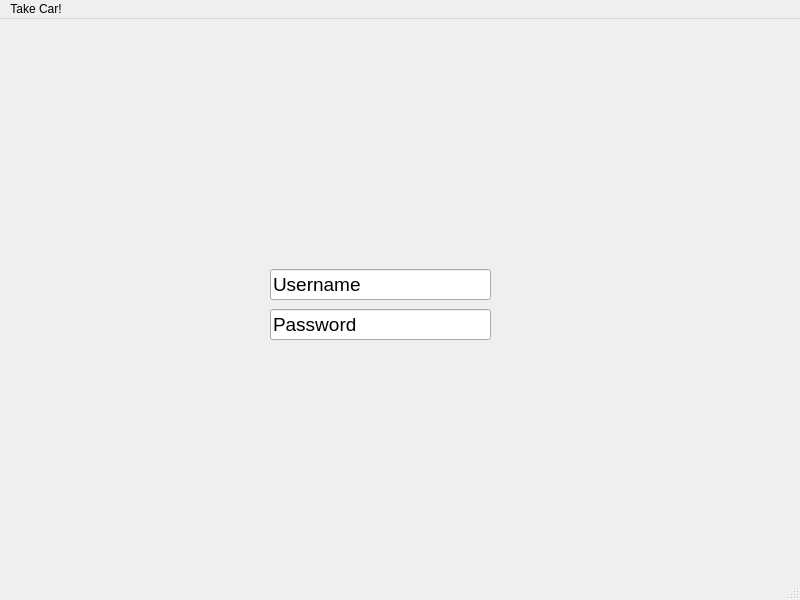
<?xml version="1.0" encoding="UTF-8"?>
<ui version="4.0">
 <class>MainWindow</class>
 <widget class="QMainWindow" name="MainWindow">
  <property name="geometry">
   <rect>
    <x>0</x>
    <y>0</y>
    <width>800</width>
    <height>600</height>
   </rect>
  </property>
  <property name="cursor">
   <cursorShape>ArrowCursor</cursorShape>
  </property>
  <property name="focusPolicy">
   <enum>Qt::NoFocus</enum>
  </property>
  <property name="windowTitle">
   <string>MainWindow</string>
  </property>
  <widget class="QWidget" name="centralwidget">
   <widget class="QLineEdit" name="lineEdit">
    <property name="geometry">
     <rect>
      <x>270</x>
      <y>250</y>
      <width>221</width>
      <height>31</height>
     </rect>
    </property>
    <property name="font">
     <font>
      <pointsize>14</pointsize>
     </font>
    </property>
    <property name="cursor">
     <cursorShape>SplitVCursor</cursorShape>
    </property>
    <property name="text">
     <string>Username</string>
    </property>
   </widget>
   <widget class="QLineEdit" name="lineEdit_2">
    <property name="geometry">
     <rect>
      <x>270</x>
      <y>290</y>
      <width>221</width>
      <height>31</height>
     </rect>
    </property>
    <property name="font">
     <font>
      <pointsize>14</pointsize>
     </font>
    </property>
    <property name="cursor">
     <cursorShape>SplitVCursor</cursorShape>
    </property>
    <property name="text">
     <string>Password</string>
    </property>
   </widget>
  </widget>
  <widget class="QMenuBar" name="menubar">
   <property name="geometry">
    <rect>
     <x>0</x>
     <y>0</y>
     <width>800</width>
     <height>26</height>
    </rect>
   </property>
   <widget class="QMenu" name="menuTake_Car">
    <property name="title">
     <string>Take Car!</string>
    </property>
   </widget>
   <addaction name="menuTake_Car"/>
  </widget>
  <widget class="QStatusBar" name="statusbar"/>
 </widget>
 <resources/>
 <connections/>
</ui>
